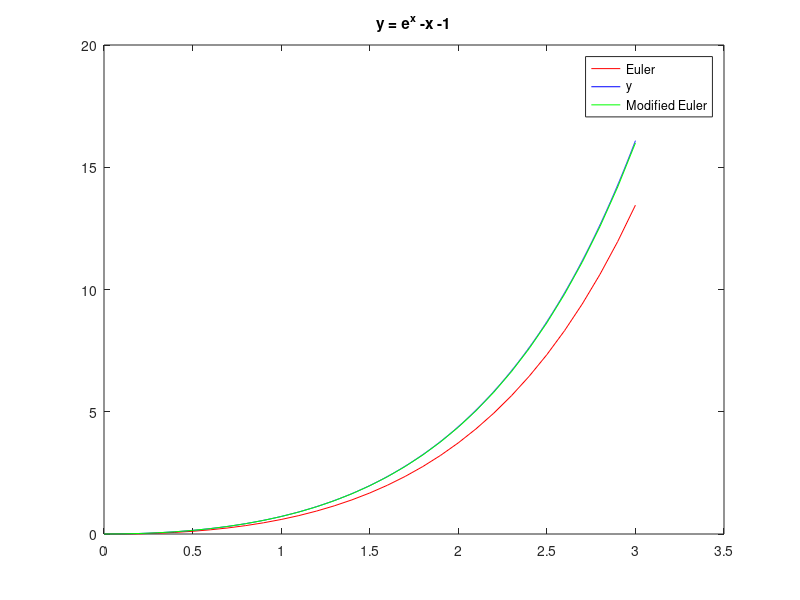

This figure's MATLAB source:
function EulersMethod
%Euler 

a = 0; %to simeio ekkinisis
b = 3; %to simeio termatismou
y(1)=0; %arxiki sinthiki
x(1)=0; %to Xo
h = 0.1; %vima 0.1
N = (b-a)/h; % N=(b-a)/h


for i=1:N
    y(i+1) = y(i) + h*x(i)+h*y(i);
    x(i+1) = x(i) + h;
end

%Akrivis lisi (metavlites 2)

x2 = [0:0.001:3]; %prosomoiosi sinexous
y2 = exp(x2)-x2-1;

%Modified Euler (metavlites 3)
a3 = 0; %to simeio ekkinisis
b3 = 3; %to simeio termatismou
y3(1)=0; %arxiki sinthiki
x3(1)=0; %to Xo
h3 = 0.1; %vima 0.1
N3 =(b3-a3)/h3;

for k=1:N3
    y3(k+1)= y3(k)+ h3*((h3/2)*(y3(k)+x3(k)+1)+(y3(k)+x3(k)));
    x3(k+1) = x3(k)+h3;
end

plot(x,y,'r',x2,y2,'b',x3,y3,'g'); 
legend('Euler','y','Modified Euler','Location','Best');
title('y = e^x -x -1');
%kokkini i euler, ble i akrivis, green i modified euler, black i improved

end





